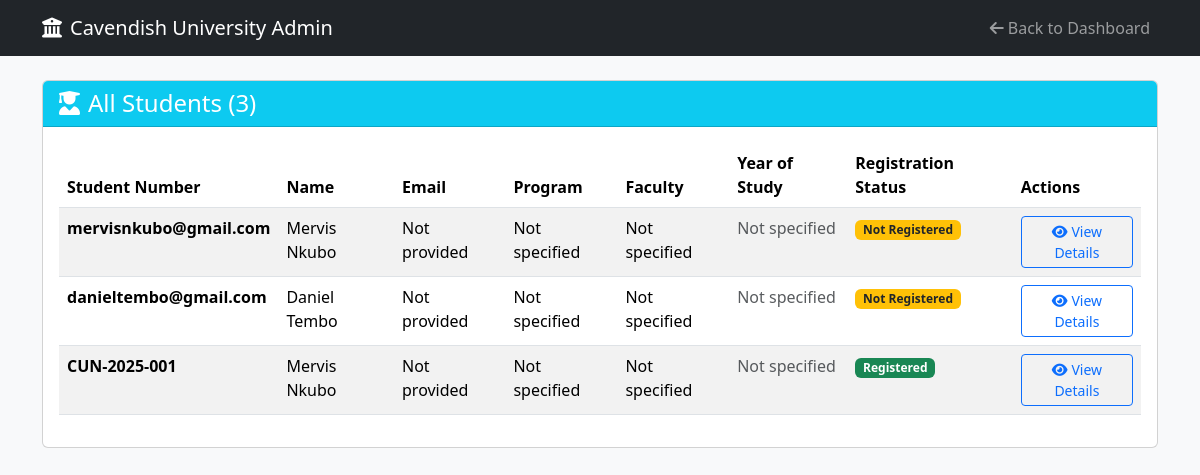
Page /admin/students (signed in) on the earlier database version.
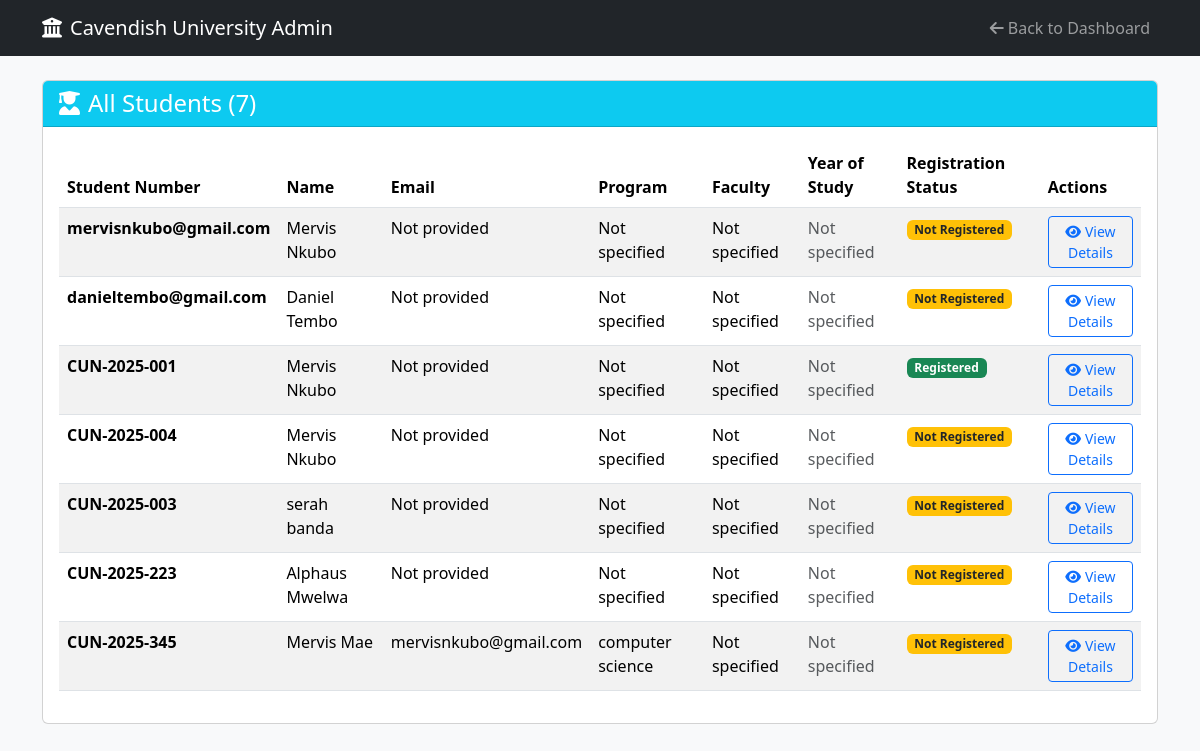
Same page on the later database version.
### app/models.py (models this page shows, shortened)
class Student(db.Model):
    __tablename__ = "student"
    id = db.Column(db.Integer, primary_key=True)
    student_number = db.Column(db.String(20), unique=True, nullable=False)
    name = db.Column(db.String(100), nullable=False)
    email = db.Column(db.String(120), unique=True, nullable=True)
    phone = db.Column(db.String(20), nullable=True)
    program = db.Column(db.String(50), nullable=True)
    faculty = db.Column(db.String(100), nullable=True)
    intake_year = db.Column(db.Integer, nullable=True)
    year_of_study = db.Column(db.Integer, nullable=True)
    semester = db.Column(db.String(20), nullable=True)
    created_at = db.Column(db.DateTime, default=lambda: datetime.now(timezone.utc))
    user = db.relationship("User", back_populates="student_profile", uselist=False, foreign_keys=[User.student_id])
    payments = db.relationship("Payment", back_populates="student", lazy=True, cascade="all, delete-orphan")
    registrations = db.relationship("Registration", back_populates="student", lazy=True, cascade="all, delete-orphan")
    registration_slips = db.relationship("RegistrationSlip", back_populates="student", lazy=True, cascade="all, delete-orphan")
    course_enrollments = db.relationship("CourseEnrollment", back_populates="student", lazy=True, cascade="all, delete-orphan")
    @property
    def registration_slip(self):
        return self.registration_slips[0] if self.registration_slips else None

### app/routes/admin_routes.py (the view)
@admin_bp.route('/students')
@admin_required
def view_students():
    students = Student.query.all()
    return render_template('admin/students.html', students=students)

### app/routes/admin_routes.py (called while the page is built)
def admin_required(f):
    @wraps(f)
    def decorated_function(*args, **kwargs):
        if 'user_id' not in session or session.get('role') != 'admin':
            flash("Please log in as admin to access this page.", "warning")
            return redirect(url_for('admin.admin_login'))
        return f(*args, **kwargs)
    return decorated_function

### app/templates/admin/students.html (shortened to what this page needs)
<!DOCTYPE html>
<html lang="en">
<head>
    <link rel="stylesheet" href="https://cdn.jsdelivr.net/npm/bootstrap@5.3.2/dist/css/bootstrap.min.css">
    <link rel="stylesheet" href="https://cdnjs.cloudflare.com/ajax/libs/font-awesome/6.4.0/css/all.min.css">
</head>
<body class="bg-light">
    <nav class="navbar navbar-expand-lg navbar-dark bg-dark">
        <div class="container">
            <a class="navbar-brand" href="{{ url_for('admin.dashboard') }}">
                <i class="fas fa-university me-2"></i>Cavendish University Admin
            </a>
            <div class="navbar-nav ms-auto">
                <a class="nav-link" href="{{ url_for('admin.dashboard') }}">
                    <i class="fas fa-arrow-left me-1"></i>Back to Dashboard
                </a>
            </div>
        </div>
    </nav>
    <div class="container mt-4">
        <div class="card">
            <div class="card-header bg-info text-white">
                <h4 class="mb-0">
                    <i class="fas fa-user-graduate me-2"></i>All Students ({{ students|length }})
                </h4>
            </div>
            <div class="card-body">
                {% if students %}
                    <div class="table-responsive">
                        <table class="table table-striped">
                            <thead>
                                <tr>
                                    <th>Student Number</th>
                                    <th>Name</th>
                                    <th>Email</th>
                                    <th>Program</th>
                                    <th>Faculty</th>
                                    <th>Year of Study</th>
                                    <th>Registration Status</th>
                                    <th>Actions</th>
                                </tr>
                            </thead>
                            <tbody>
                                {% for student in students %}
                                <tr>
                                    <td><strong>{{ student.student_number }}</strong></td>
                                    <td>{{ student.name }}</td>
                                    <td>{{ student.email or 'Not provided' }}</td>
                                    <td>{{ student.program or 'Not specified' }}</td>
                                    <td>{{ student.faculty or 'Not specified' }}</td>
                                    <td>
                                        {% if student.year_of_study %}
                                            Year {{ student.year_of_study }}
                                        {% else %}
                                            <span class="text-muted">Not specified</span>
                                        {% endif %}
                                    </td>
                                    <td>
                                        {% if student.registration_slip %}
                                            <span class="badge bg-success">Registered</span>
                                        {% else %}
                                            <span class="badge bg-warning text-dark">Not Registered</span>
                                        {% endif %}
                                    </td>
                                    <td>
                                        <a href="{{ url_for('admin.view_student_details', student_id=student.id) }}"
                                           class="btn btn-sm btn-outline-primary">
                                            <i class="fas fa-eye me-1"></i>View Details
                                        </a>
                                    </td>
                                </tr>
                                {% endfor %}
                            </tbody>
                        </table>
                    </div>
                {% else %}
                    <div class="text-center py-4">
                        <i class="fas fa-user-graduate fa-3x text-muted mb-3"></i>
                        <h5 class="text-muted">No Students Found</h5>
                        <p class="text-muted">Student records will appear here once they register in the system.</p>
                    </div>
                {% endif %}
            </div>
        </div>
    </div>
</body>
</html>

Differences in the rows shown:
added Student: student_number "CUN-2025-004", name "Mervis Nkubo", email "Not provided", program "Not specified", faculty "Not specified", shows "Not Registered"
added Student: student_number "CUN-2025-003", name "serah banda", email "Not provided", program "Not specified", faculty "Not specified", shows "Not Registered"
added Student: student_number "CUN-2025-223", name "Alphaus Mwelwa", email "Not provided", program "Not specified", faculty "Not specified", shows "Not Registered"
added Student: student_number "CUN-2025-345", name "Mervis Mae", email "mervisnkubo@gmail.com", program "computer science", faculty "Not specified", shows "Not Registered"
Other differences:
{{ students|length }}: "3" → "7"
